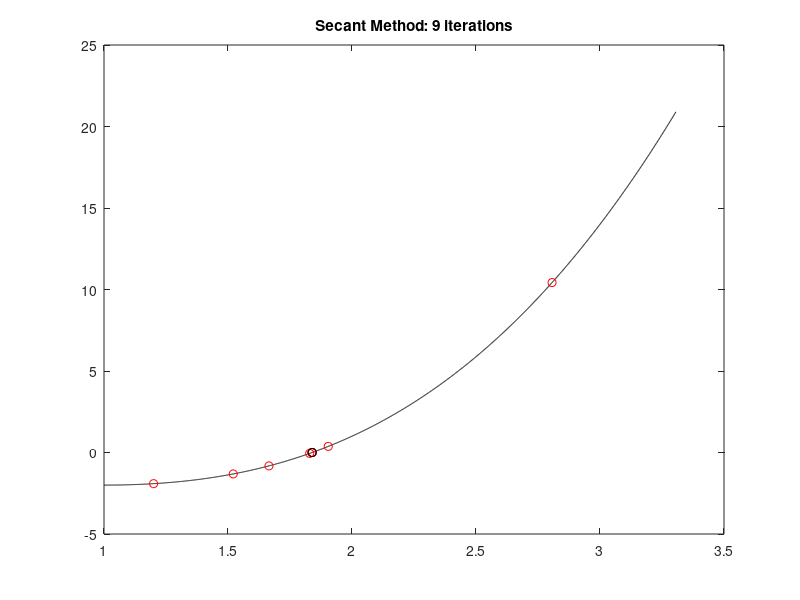

Write the MATLAB code that produced this figure.
function SecantMethod
f = @(x)x.^3 - x.^2 - x - 1;
x0 = [1.2, 1.3];
a = 1;
b = 2;
maxIter = 20;
TOL = 10e-7;
[x, iter_x_Seq, iteration] = SM(x0, f, maxIter, TOL);
if max(iter_x_Seq) > b
    b = max(iter_x_Seq) + 0.5;
end
plot(a:0.001:b, f(a:0.001:b), 'k-');
hold on;
plot(iter_x_Seq, f(iter_x_Seq), 'ro');
plot(iter_x_Seq(end), f(iter_x_Seq(end)),'ko')
title(['Secant Method: ', num2str(iteration), ' iterations']);
disp(['The zero of the function is approximated as ', num2str(x), ' by using Secant Method.']);
disp([num2str(iteration), ' iterations is in need in Secant Method.']);
end

function [x, iter_x_Seq, iteration] = SM(x0, f, maxIter, TOL)
g =@(x) x(2) - (f(x(2)).*(x(2) - x(1))./(f(x(2)) - f(x(1))));
%Secant Method is a special fixed point iteration method.
iter_x_Seq = [x0, nan.*ones([1, maxIter])];
x = x0;
for k = 1:maxIter
    temp = g(x);
    iter_x_Seq(k + 1) = temp;
    if abs(temp - x(end)) <= TOL
        break
    end
    x = [x(end), temp];
end
iter_x_Seq(isnan(iter_x_Seq)) = [];
x = iter_x_Seq(end);
iteration = length(iter_x_Seq) - 1;
end